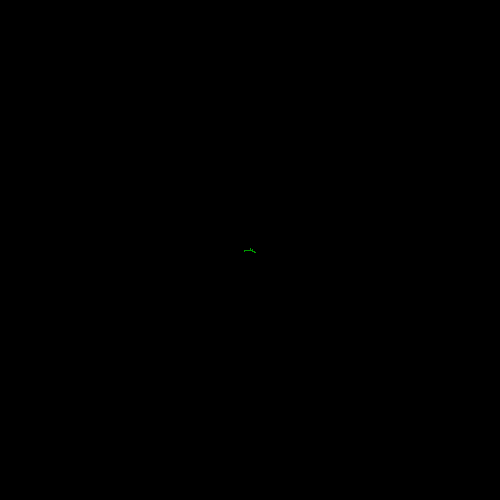
Frame 1 (no input)
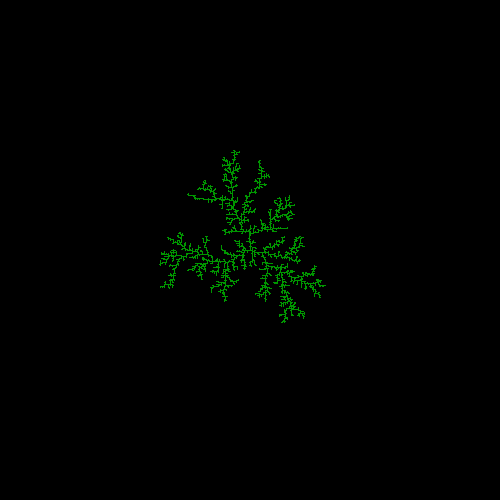
Frame 60 (the mouse pressed at the canvas centre just before this capture)
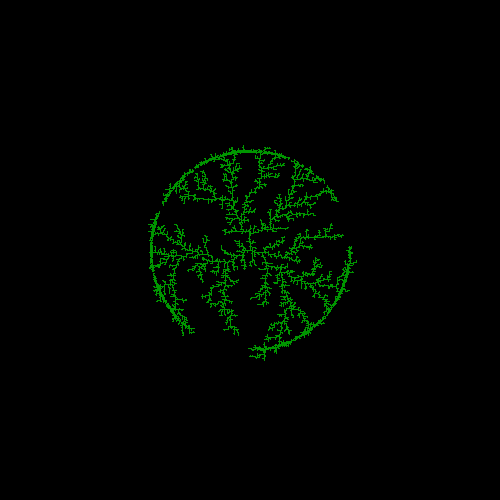
Frame 120 (the mouse held since frame 60 and released just before this capture)

The Processing sketch that drew these frames (run headless with seeded random() and noise(); from frame 60 on, the mouse is pressed at the canvas centre):

// Processing sketch: processing_172304
// ── processing_172304.pde

// sets green colour
color c = color(0,150,0); 

void setup() { 

  size(500, 500); 
  background(0); 
  // sets origin of DLA and colour
  set(width/2, height/2, c);
  
} 


void draw() { 

  loadPixels(); 

  for (int i=0; i<100; i++) { 

// TWO_PI twice the ratio of the circumference of a circle to its diameter
// Sets the limits of the circle 
    float r = random(TWO_PI); 
    // width/2 tells x to go to half way across canvas
    // height/2 tells y to go to half way down canvas 
    // x, y coordinates set origin of circle
    // int(width/5*sin(r)defines extends of circle in the hirizontal
    // int(height/5*cos(r) defines extends of circle in the vertical
    int x = width/2 + int(width/5*sin(r)); 
    int y = height/2 + int(height/5*cos(r)); 

// it will be executed wihin the limits set in loop, therefore DLA will expand as far as circle
    while (x>2 && x<width-2 && y>2 && y<height-2) { 

//sets number of directions for expandian
      int move = (int)random(4); 

//Expension in 4 directions ste at right angles
      if (move == 0) {  
 x++;
      } else if (move == 1) {  
 x--;
      } else if (move == 2) {  
 y++;
      } else if (move == 3) {  
 y--;
      } 


      if (pixels[y*width+x-1]==c || pixels[y*width+x+1]==c || pixels[(y+1)*width+x]==c || pixels[(y-1)*width+x]==c) { 


        pixels[y*height+x] = c; 


        break;
      }
    }
  } 


  updatePixels();
} 
